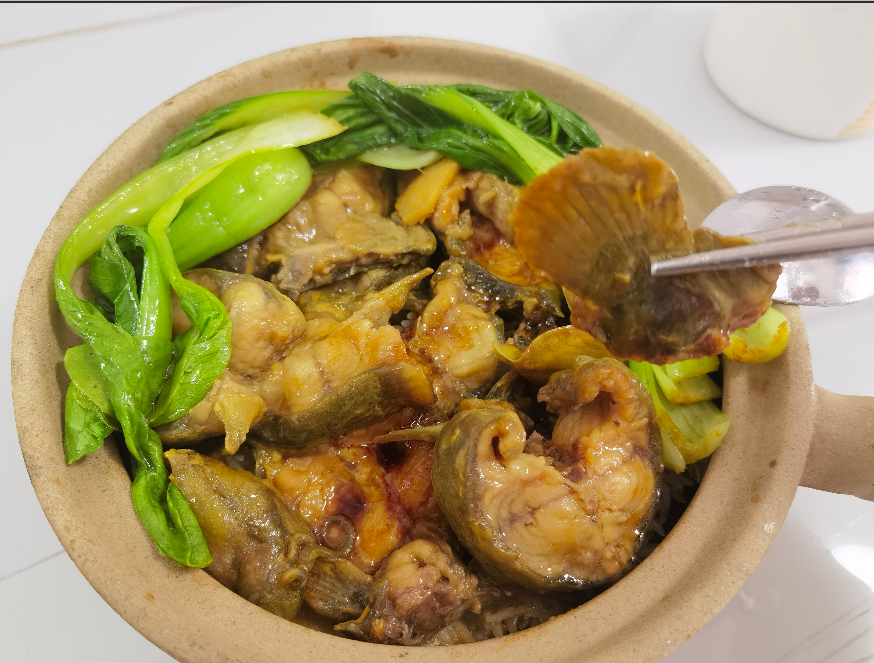
#> input picture week3 Python高阶编程/1. 数据处理/opencv/resources/food.png, 874 x 663 px
$ python '1. 加载和展示图片.py'
#> lines starting #> are read from the running program, lines starting #| are printed output that depends on the picture
import cv2

img_path ='resources/food.png'

# 以彩色图片读取
img_color = cv2.imread(img_path, cv2.IMREAD_COLOR)
#> img_color is the input picture: shape (663, 874, 3); mean B, G, R 99, 149, 167.7
# 以灰度图片读取
img_gray = cv2.imread(img_path, cv2.IMREAD_GRAYSCALE)
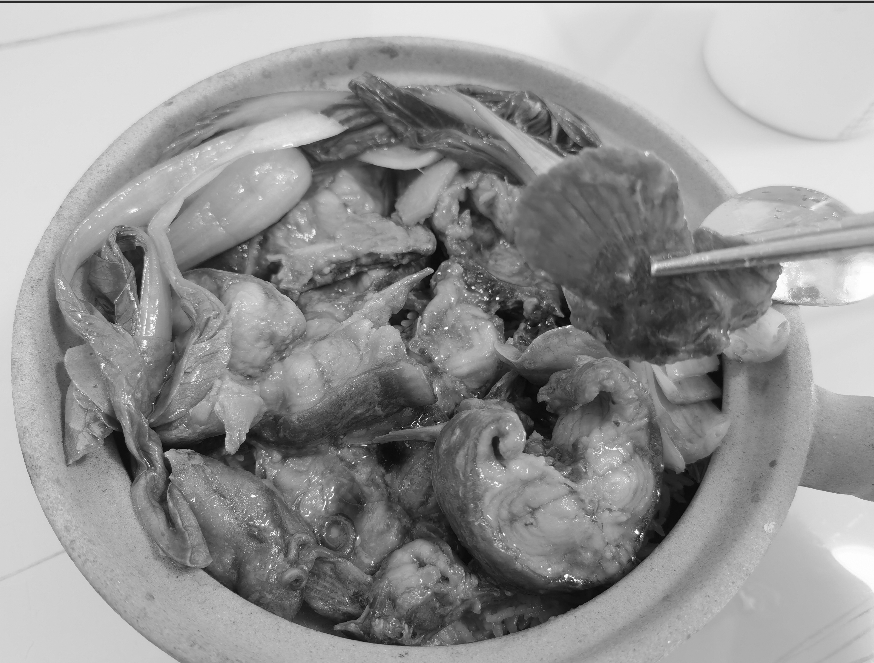
#> img_gray: shape (663, 874); min 6, max 255, mean 148.4

# 显示图片
cv2.imshow('img_color', img_color)
cv2.imshow('img_gray', img_gray)

# 等待用户按键 然后关闭窗口
cv2.waitKey(0)
cv2.destroyAllWindows()

# 图片缩放
